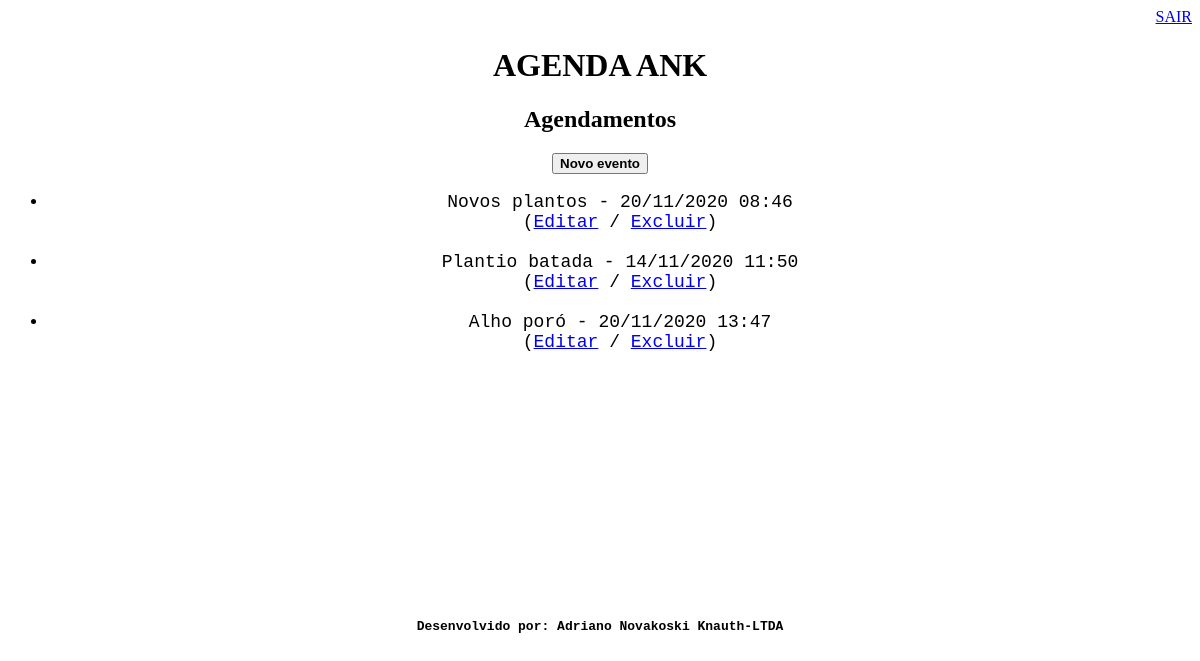
The page /agenda/ (signed in) on the database as committed earlier.
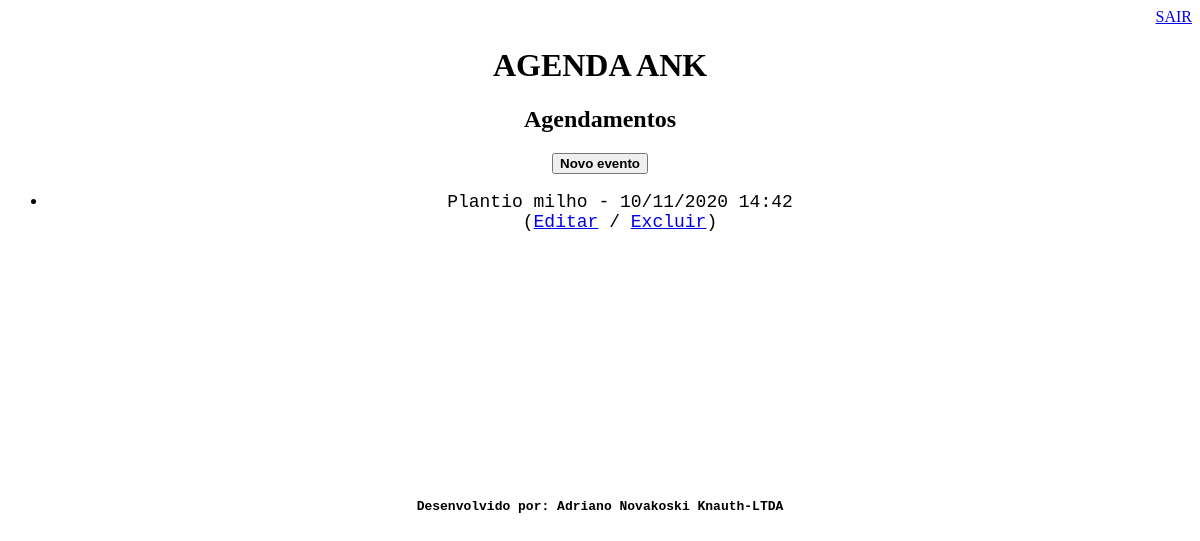
The same page on the database as committed later.
### core/models.py (models this page shows, shortened)
class Evento(models.Model):
    titulo = models.CharField(verbose_name='Evento', max_length=100)               #Campo caracter com maximo de 100
    descricao = models.TextField(verbose_name='Descrição do evento', blank=True, null=True)   #Campo texto que pode ficar embranco e nulo
    data_evento = models.DateTimeField(verbose_name='Data do evento')                    #Campo data que não pode ficar em branco
    date_criacao = models.DateTimeField(verbose_name='Data de criação', auto_now=True)      #Data criação que preeche automatico        #Obs no datE_criacao
    usuario = models.ForeignKey(User, on_delete=models.CASCADE,verbose_name='Usuário')         #Atribui o evento a um usuáro
    class Meta:
        db_table = 'evento'                                 #definir o nome do modúlo
    def get_data_evento(self):
        return self.data_evento.strftime('%d/%m/%Y %H:%M')
    def get_evento_atrasado(self):
        if self.data_evento < datetime.now():
            return True
        else:
            return False

### core/views.py (the view)
# urls.py: path('agenda/', views.lista_eventos),
@login_required(login_url='/login/')
def lista_eventos(request):
    usuario = request.user
    data_atual = datetime.now() - timedelta(hours=1)
    evento = Evento.objects.filter(usuario=usuario,
                                   data_evento__gt=data_atual)                    #get(id=1) mostra aoenas 1 item da agenda
    dados = {'eventos':evento}
    return render(request, 'agenda.html', dados)

### templates/agenda.html (shortened to what this page needs)
{% extends "pagina.html" %}
{% block content %}
<div align="center">
    <h2> Agendamentos</h2>
    <a href="evento/">
        <button type="button"><b>Novo evento</b></button>
    </a>
    <ul style="font-size: 18px" >
    {% for evento in eventos %}
        <tt><li>
            <div style=>
                {{ evento.titulo }} - {{ evento.get_data_evento }} <br>
            </div>
            (<a href="evento/?id={{ evento.id }}">Editar</a>
           / <a href="evento/deleta/{{evento.id}}/">Excluir</a>)<br><br>
        </li>
    {% endfor %}
    </ul>
</div>
<br><br><br><br><br><br><br><br><br><br><br><br>
{% endblock %}

### templates/pagina.html
<!DOCTYPE html>
<html lang="en">
<head>
    {% include "cabecalho.html" %}
</head>
<body>
    {% block content %} {% endblock %}
    {% include "rodape.html" %}
</body>
</html>

### templates/cabecalho.html (shortened to what this page needs)
<div align="right">
    <a href="/logout"><logout><b></b>SAIR</logout></a>
</div>
<h1 align="center"> AGENDA ANK</h1>

### templates/rodape.html
<p align="center"><b>Desenvolvido por: Adriano Novakoski Knauth-LTDA</p>

Rows that differ between the two databases and show on the page:
removed Evento: titulo "Novos plantos", get_data_evento "20/11/2020 08:46"
removed Evento: titulo "Plantio batada", get_data_evento "14/11/2020 11:50"
removed Evento: titulo "Alho poró", get_data_evento "20/11/2020 13:47"
added Evento: titulo "Plantio milho", get_data_evento "10/11/2020 14:42"
